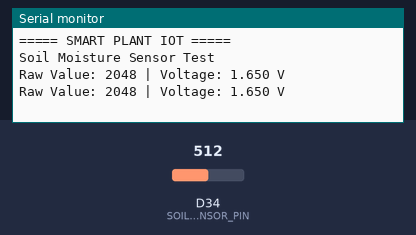
Recording of a sketch running on a simulated Arduino Due. Parts: the last lines printed to the serial monitor. The test bench sets the inputs (shaded band); at power-on: D34 (SOIL_SENSOR_PIN) = 512 (analog values on the 0–1023 scale).

Above: at 1.8 s.
1.9 s: D34 (SOIL_SENSOR_PIN) set to 716
At 2.8 s:
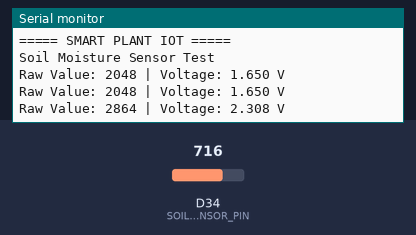
3.4 s: D34 (SOIL_SENSOR_PIN) set to 900
At 4.4 s:
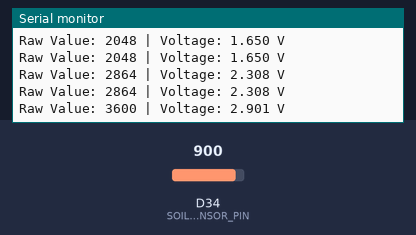
Timing chart, 0 to 6.4 s (numbered marks = the images above; inputs shaded):
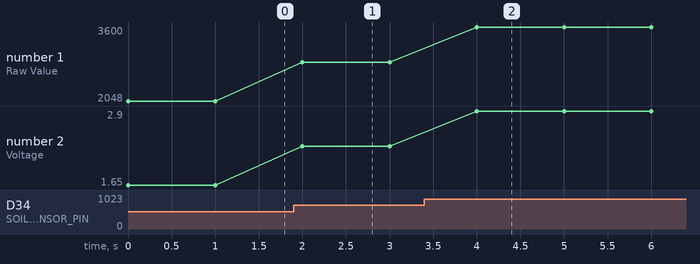

Measured:
- after the input at 1.9 s, the serial monitor: prints a new line after 0.10 s (image 1)
- after the input at 3.4 s, the serial monitor: prints a new line after 0.60 s (image 2)
- plotted number 1: 2048 → 2864 after the input at 1.9 s, 2864 → 3600 after the input at 3.4 s
- plotted number 2: 1.65 → 2.31 after the input at 1.9 s, 2.31 → 2.9 after the input at 3.4 s

The sketch:

test_analog.ino
```cpp
#define SOIL_SENSOR_PIN 34

void setup() {
  Serial.begin(115200);
  analogReadResolution(12);

  Serial.println("===== SMART PLANT IOT =====");
  Serial.println("Soil Moisture Sensor Test");
}

void loop() {
  int rawValue = analogRead(SOIL_SENSOR_PIN);
  float voltage = rawValue * 3.3 / 4095.0;

  Serial.print("Raw Value: ");
  Serial.print(rawValue);

  Serial.print(" | Voltage: ");
  Serial.print(voltage, 3);

  Serial.println(" V");

  delay(1000);
}
```
